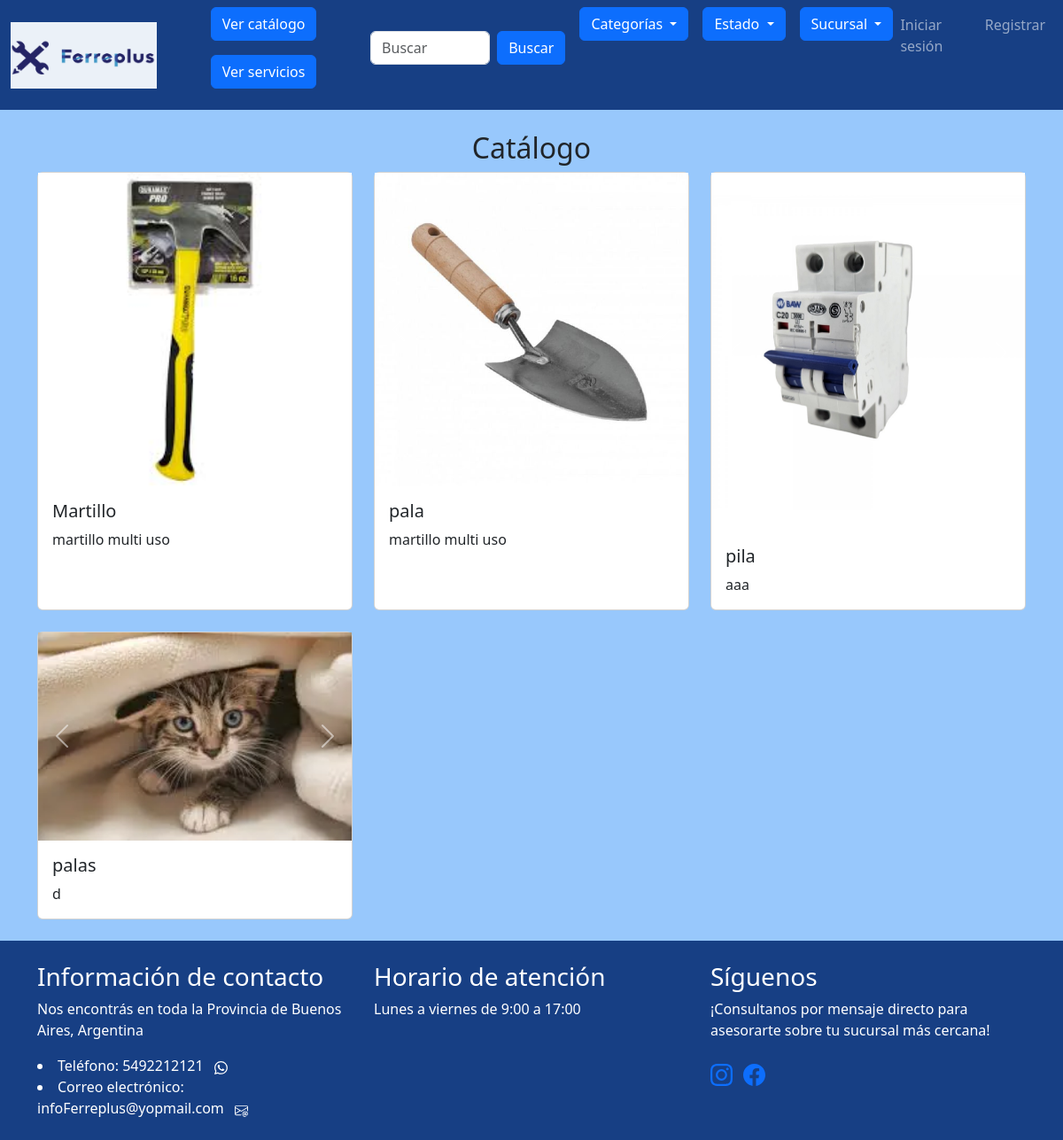
Screenshot of /catalogo/listar_catalogo/ with the database file from the repository.
### catalogo/models.py (models this page shows, shortened)
class ProductoCatalogo(models.Model):
    id = models.AutoField(primary_key=True)
    nombre = models.CharField(max_length=100)
    descripcion = models.CharField(max_length=500)
    imagen_principal = models.ImageField(upload_to='imagenes/')
    imagen_extra1 = models.ImageField(upload_to='imagenes/', blank=True, null=True)
    imagen_extra2 = models.ImageField(upload_to='imagenes/', blank=True, null=True)
    imagen_extra3 = models.ImageField(upload_to='imagenes/', blank=True, null=True)
    slug = models.SlugField(null=True, blank=True)
    visible = models.BooleanField(default=True)

### catalogo/views.py (the view)
# urls.py: path("listar_catalogo/", views.ver_catalogo, name='listar_catalogo'),
def ver_catalogo(request):
    catalogo = ProductoCatalogo.objects.filter(visible=True)
    context = {
        'catalogo': catalogo,
    }
    return render(request, "catalogo/listar_catalogo.html", context)

### project/context_processors.py (called while the page is built)
def agregar_datos_a_contexto(request):
    sucursales = Sucursal.objects.all()
    estados_list = ["Nuevo - Sin uso", "Usado", "Restaurado", "Para reparar", "Para piezas", "Con defectos leves"]
    categorias_list = ["Herramientas", "Construcción", "Ferretería general", "Electricidad", "Fontanería", "Jardín"]
    return {
        'sucursales': sucursales,
        'estados_list': estados_list,
        'categorias_list': categorias_list,
    }

### catalogo/templates/catalogo/listar_catalogo.html (shortened to what this page needs)
{% extends "homepage/base.html" %}
{% block content %}
<div class="container">
  <h2 class="text-center">Catálogo</h2>
  <div class="row">
    {% for producto in catalogo %}
    <div class="col-md-4 mb-4">
      <div class="card h-100">
        <div id="carouselExample{{ forloop.counter }}" class="carousel slide" data-bs-ride="carousel">
          <div class="carousel-inner">
            <div class="carousel-item active">
              <img src="{{ producto.imagen_principal.url }}" class="d-block w-100" alt="...">
            </div>
          </div>
          <button class="carousel-control-prev" type="button" data-bs-target="#carouselExample{{ forloop.counter }}" data-bs-slide="prev">
            <span class="carousel-control-prev-icon" aria-hidden="true"></span>
          </button>
          <button class="carousel-control-next" type="button" data-bs-target="#carouselExample{{ forloop.counter }}" data-bs-slide="next">
            <span class="carousel-control-next-icon" aria-hidden="true"></span>
          </button>
        </div>
        <div class="card-body">
          <h5 class="card-title">{{ producto.nombre }}</h5>
          <p class="card-text">{{ producto.descripcion }}</p>
        </div>
      </div>
    </div>
    {% empty %}
    <div class="col-12">
      <div class="alert alert-warning" role="alert">
        No hay productos en el catálogo.
      </div>
    </div>
    {% endfor %}
  </div>
</div>
{% endblock %}

### homepage/templates/homepage/base.html (style rules this page uses)
body { background-color: #98C8FC; }
body { min-height: 100vh; display: flex; flex-direction: column; }

### rows the page displays
ProductoCatalogo: imagen_principal (picture), nombre "Martillo", descripcion "martillo multi uso"
ProductoCatalogo: imagen_principal (picture), nombre "pala", descripcion "martillo multi uso"
ProductoCatalogo: imagen_principal (picture), nombre "pila", descripcion "aaa"
ProductoCatalogo: imagen_principal (picture), nombre "palas", descripcion "d"
